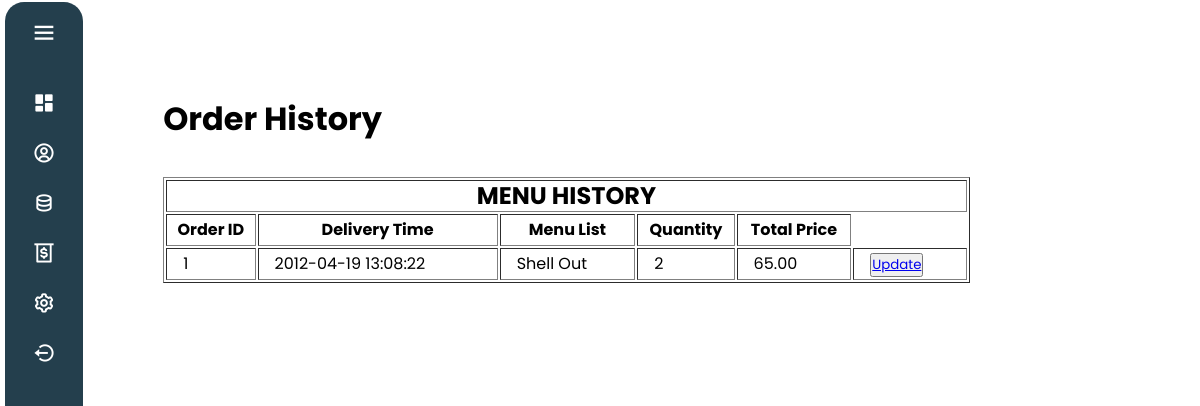
Screenshot of /OLD/GeneralUser/ReorderMenu.php (signed in) with the database file from the repository.
### tables this page shows
CREATE TABLE `OrderRecord`(
    `Order_ID` INT AUTO_INCREMENT,
    `Cust_ID` INT,
    `Rest_ID` INT,
    `Rider_ID` INT,
    `Order_MenuName` VARCHAR(30),
    `Order_Quantity` INT,
    `Order_DeliveryFee` DECIMAL(65,2),
    `Order_DeliveryTime` DATETIME,
    `Order_Total` DECIMAL(65,2),
    PRIMARY KEY (`Order_ID`)
);

### OLD/GeneralUser/ReorderMenu.php (the view, shortened to what this page needs)
<?php
    include_once 'C:\xampp\htdocs\Foody\Database\db.php';
?>
<!DOCTYPE html>
<html lang="en">
<head>
    <link rel="stylesheet" href="CSS/address.css"/>
</head>
<body>
    <?php include "./Navigationbar.php" ?>
    <div class="bar">
        <h1><i class="fa-solid fa-chart-line"></i>Order History</h1>
    </div>
    <?php
                $query = "SELECT * FROM orderrecord WHERE Order_ID = '1' ";
                        $result = mysqli_query($con, $query);
            ?>
                        <table border="1px" style="width: 70%; line-height:30px;">
                            <tr>
                                <th colspan=6><h2>MENU HISTORY</h2></th>
                            </tr>
                            <t>
                                <th>Order ID</th>
                                <th>Delivery Time</th>
                                <th>Menu List</th>
                                <th>Quantity</th>
                                <th>Total Price</th>
                            </t>
                            <?php
                                if ($result->num_rows > 0) {
                                    while($row = $result->fetch_assoc()) {
                                        $orderID = $row['Order_ID'];
                                        $deliverytime = $row['Order_DeliveryTime'];
                                        $menulist = $row['Order_MenuName'];
                                        $quantity = $row['Order_Quantity'];
                                        $totalprice = $row['Order_Total'];
                                        echo
                                        '<tr>
                                            <td style="padding: 0 1rem">'.$orderID.'</td>
                                            <td style="padding: 0 1rem">'.$deliverytime.'</td>
                                            <td style="padding: 0 1rem">'.$menulist.'</td>
                                            <td style="padding: 0 1rem">'.$quantity.'</td>
                                            <td style="padding: 0 1rem">'.$totalprice.'</td>
                                            <td style="padding: 0 1rem">
                                                <button><a href= "UpdateReorder.php?viewid='.$orderID.'">Update</a></button>
                                            </td>
                                        </tr>';
                                    }
                                }
                            ?>
                        </table><br><br>
</body>
</html>

### OLD/GeneralUser/CSS/address.css (style rules this page uses)
html { overflow-y: scroll; overflow-x:hidden; }
body { margin-left: 10%; margin-top: 3%; font-family: 'Poppins', sans-serif; }
h1 { margin-left: 10%; margin-top: 3%; }
table { margin-left: 10%; margin-top: 3%; }

### OLD/GeneralUser/CSS/NavigationBar.css (style rules this page uses)
* { margin:0; padding:0; box-sizing: border-box; font-family: 'Poppins',sans-serif; }
body { position: relative; min-height: 100vh; width: 100%; overflow: hidden; }

### OLD/GeneralUser/ReorderMenu.php (style rules this page uses)
body { margin-left: 2%; padding: 2%; }

### rows the page displays
orderrecord: Order_ID "1", Order_DeliveryTime "2012-04-19 13:08:22", Order_MenuName "Shell Out", Order_Quantity "2", Order_Total "65.00"
